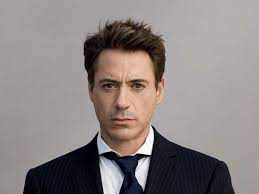
#> input picture mock_data/inputs/adaface/reference/reference_adaface.jpeg, 259 x 194 px
$ python generate_day2_fixtures.py
#> lines starting #> are read from the running program, lines starting #| are printed output that depends on the picture
from pathlib import Path
from PIL import Image, ImageEnhance, ImageFilter, ImageOps


ROOT = Path(__file__).resolve().parent
REFERENCE = ROOT / "inputs" / "adaface" / "reference" / "reference_adaface.jpeg"
OUTPUT = ROOT / "inputs" / "adaface" / "generated"

OUTPUT.mkdir(parents=True, exist_ok=True)


def save(image, filename):
    path = OUTPUT / filename
    image.save(path, quality=95)
    print(f"Created: {path}")


def main():
    original = Image.open(REFERENCE).convert("RGB")
#> original is the input picture: PIL image 259x194 RGB; mean R, G, B 139.4, 130.3, 129.6

    # 14 — Brightness increase
    bright = ImageEnhance.Brightness(original).enhance(1.35)
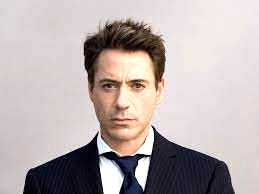
#> bright: PIL image 259x194 RGB; mean R, G, B 185.2, 174.6, 173.5
    save(bright, "generated_brightness_high.jpeg")

    # 15 — Brightness decrease
    dark = ImageEnhance.Brightness(original).enhance(0.65)
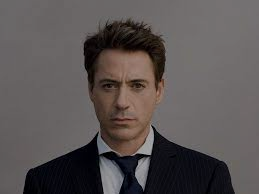
#> dark: PIL image 259x194 RGB; mean R, G, B 90.1, 84.3, 83.8
    save(dark, "generated_brightness_low.jpeg")

    # 16 — Colour shift
    colour = ImageEnhance.Color(original).enhance(1.8)
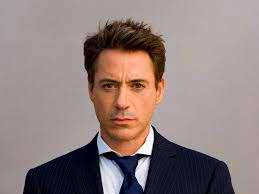
#> colour: PIL image 259x194 RGB; mean R, G, B 144.2, 127.8, 126.5
    save(colour, "generated_colour_shift.jpeg")

    # 17 — Strong crop
    width, height = original.size
#> width = 259; height = 194
    margin_x = int(width * 0.18)
#> margin_x = 46
    margin_y = int(height * 0.18)
#> margin_y = 34

    cropped = original.crop(
        (
            margin_x,
            margin_y,
            width - margin_x,
            height - margin_y,
        )
    )

    cropped = cropped.resize(original.size)
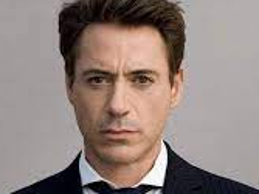
#> cropped: PIL image 259x194 RGB; mean R, G, B 145.4, 130.3, 125.2
    save(cropped, "generated_strong_crop.jpeg")

    # 18 — Mild blur
    mild_blur = original.filter(ImageFilter.GaussianBlur(radius=2))
    save(mild_blur, "generated_mild_blur.jpeg")

    # 19 — Strong visual drift
    drift = ImageEnhance.Contrast(original).enhance(0.35)
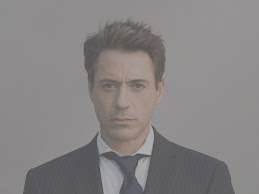
#> drift: PIL image 259x194 RGB; mean R, G, B 134.8, 131.6, 131.4
    drift = ImageEnhance.Brightness(drift).enhance(1.25)
    drift = drift.filter(ImageFilter.GaussianBlur(radius=3))
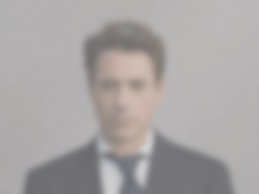
#> drift: PIL image 259x194 RGB; mean R, G, B 168.1, 164.1, 163.8
    save(drift, "generated_strong_visual_drift.jpeg")

    # 20 — Pan/zoom-style transformation
    zoom_margin_x = int(width * 0.10)
#> zoom_margin_x = 25
    zoom_margin_y = int(height * 0.10)
#> zoom_margin_y = 19

    zoomed = original.crop(
        (
            zoom_margin_x,
            zoom_margin_y,
            width - zoom_margin_x,
            height - zoom_margin_y,
        )
    )

    zoomed = zoomed.resize(original.size)
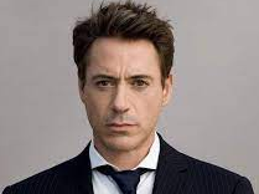
#> zoomed: PIL image 259x194 RGB; mean R, G, B 140.5, 129.2, 126.7
    save(zoomed, "generated_zoom_transform.jpeg")


if __name__ == "__main__":
    main()
